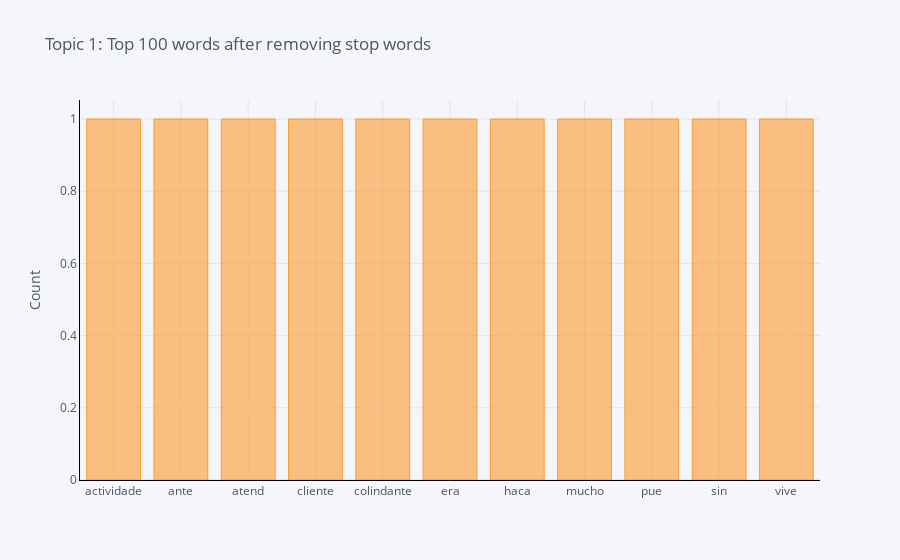

The code cell stored with this chart in its notebook:
### Code cell
plot_model(lda, plot = 'frequency', topic_num = 'Topic 1')

### Figure 1 — Plotly figure (JSON) as saved in the notebook; plotly's stock layout.template omitted (floating-point values rounded to 4 significant figures)
{"data": [{"marker": {"color": "rgba(255, 153, 51, 0.6)", "line": {"color": "rgba(255, 153, 51, 1.0)", "width": 1}}, "name": "count", "orientation": "v", "text": "", "type": "bar", "x": ["actividade", "ante", "atend", "cliente", "colindante", "era", "haca", "mucho", "pue", "sin", "vive"], "y": [1, 1, 1, 1, 1, 1, 1, 1, 1, 1, 1]}], "layout": {"legend": {"bgcolor": "#F5F6F9", "font": {"color": "#4D5663"}}, "paper_bgcolor": "#F5F6F9", "plot_bgcolor": "#F5F6F9", "title": {"font": {"color": "#4D5663"}, "text": "Topic 1: Top 100 words after removing stop words"}, "xaxis": {"gridcolor": "#E1E5ED", "linecolor": "black", "showgrid": true, "tickfont": {"color": "#4D5663"}, "title": {"font": {"color": "#4D5663"}, "text": ""}, "zerolinecolor": "#E1E5ED"}, "yaxis": {"gridcolor": "#E1E5ED", "linecolor": "black", "showgrid": true, "tickfont": {"color": "#4D5663"}, "title": {"font": {"color": "#4D5663"}, "text": "Count"}, "zerolinecolor": "#E1E5ED"}}}
